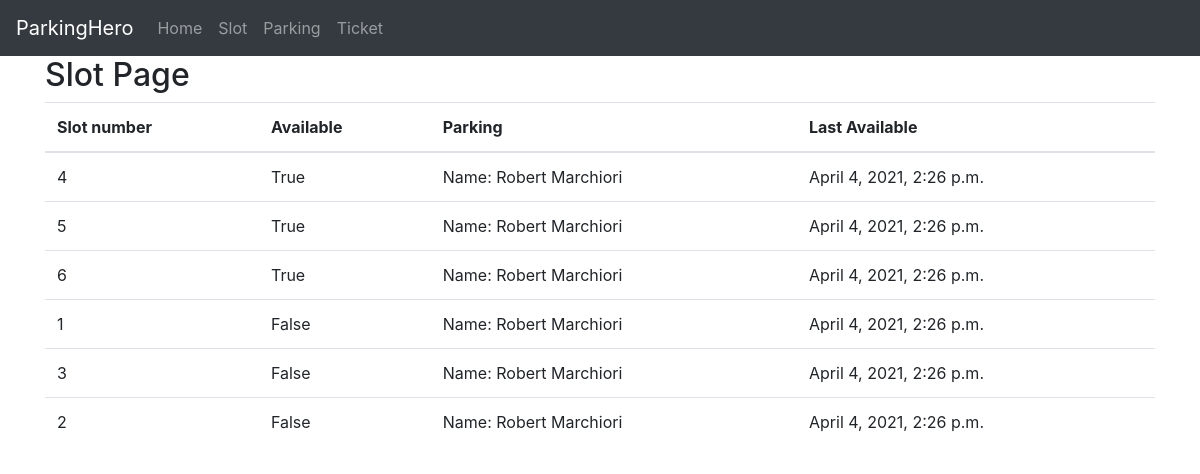
The app's page /slot/, older data.
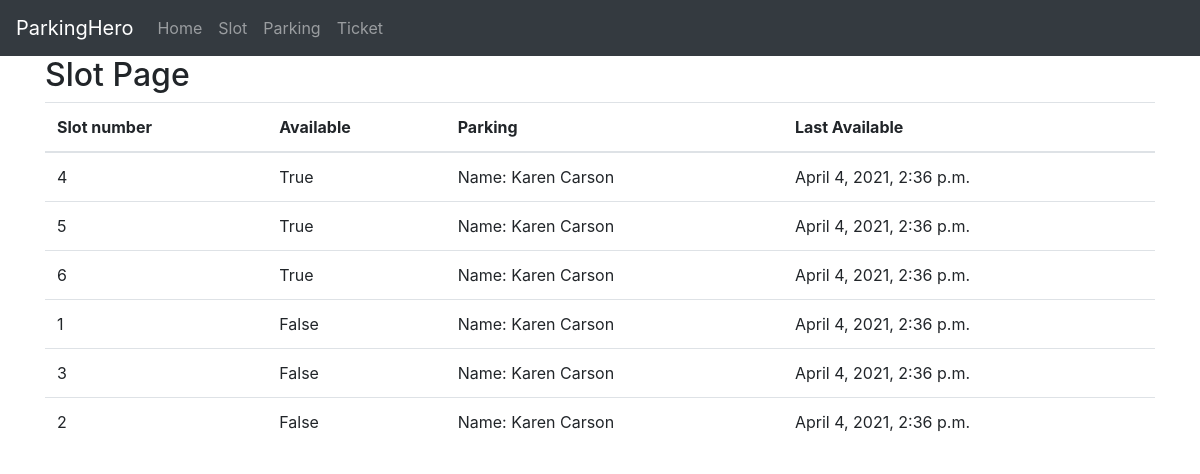
The same page, newer data.
### parking/models.py (models this page shows, shortened)
class TimeStampedModel(models.Model):
    created_at = models.DateTimeField(auto_now_add=True, editable=False, null=True)
    modified_at = models.DateTimeField(auto_now=True)
    class Meta:
        abstract = True

class Slot(TimeStampedModel):
    slot_number = models.PositiveIntegerField(auto_created=True)
    is_available = models.BooleanField(default=True)
    parking = models.ForeignKey(ParkingLot, blank=True, null=True, on_delete=models.CASCADE)
    last_available = models.DateTimeField('Last available at', auto_now_add=True)

class ParkingLot(TimeStampedModel):
    name = models.CharField(max_length=128, blank=True, null=True)
    address = models.CharField(max_length=256, blank=True, null=True)
    def __str__(self) -> str:
        return f"Name: {self.name}" or ""

### parking/views.py (the view)
# urls.py: path('slot/', SlotList.as_view(), name='slot'),
class SlotList(ListView):
    model = Slot
    paginate_by = 10
    template_name = 'parking/slot_list.html'
    def get_context_data(self, **kwargs):
        context = super().get_context_data(**kwargs)
        context['slot_list'] = Slot.objects.all().order_by('modified_at')
        return context

### parking/templates/parking/slot_list.html
{% extends "base.html" %}
{% block content %}
<div class="container">
    <h2>Slot Page</h2>
        <div class="row">
            <div class="col-12">
                <table class="table">
                <thead>
                <tr>
                    <th scope="col">Slot number</th>
                    <th scope="col">Available</th>
                    <th scope="col">Parking</th>
                    <th scope="col">Last Available</th>
                </tr>
                </thead>
                <tbody>
                {% for slot in slot_list %}
                    <tr>
                        <td>{{ slot.slot_number }}</td>
                        <td>{{ slot.is_available }}</td>
                        <td>{{ slot.parking }}</td>
                        <td>{{ slot.last_available }}</td>
                    </tr>
                {% endfor %}
                </tbody>
            </table>
            </div>
        </div>
</div>
{% endblock content %}

Row changes from the older to the newer data that the page shows:
removed Slot: slot_number "4", is_available "True", parking "Name: Robert Marchiori", last_available "April 4, 2021, 2:26 p.m."
removed Slot: slot_number "5", is_available "True", parking "Name: Robert Marchiori", last_available "April 4, 2021, 2:26 p.m."
removed Slot: slot_number "6", is_available "True", parking "Name: Robert Marchiori", last_available "April 4, 2021, 2:26 p.m."
removed Slot: slot_number "1", is_available "False", parking "Name: Robert Marchiori", last_available "April 4, 2021, 2:26 p.m."
removed Slot: slot_number "3", is_available "False", parking "Name: Robert Marchiori", last_available "April 4, 2021, 2:26 p.m."
removed Slot: slot_number "2", is_available "False", parking "Name: Robert Marchiori", last_available "April 4, 2021, 2:26 p.m."
added Slot: slot_number "4", is_available "True", parking "Name: Karen Carson", last_available "April 4, 2021, 2:36 p.m."
added Slot: slot_number "5", is_available "True", parking "Name: Karen Carson", last_available "April 4, 2021, 2:36 p.m."
added Slot: slot_number "6", is_available "True", parking "Name: Karen Carson", last_available "April 4, 2021, 2:36 p.m."
added Slot: slot_number "1", is_available "False", parking "Name: Karen Carson", last_available "April 4, 2021, 2:36 p.m."
added Slot: slot_number "3", is_available "False", parking "Name: Karen Carson", last_available "April 4, 2021, 2:36 p.m."
added Slot: slot_number "2", is_available "False", parking "Name: Karen Carson", last_available "April 4, 2021, 2:36 p.m."
